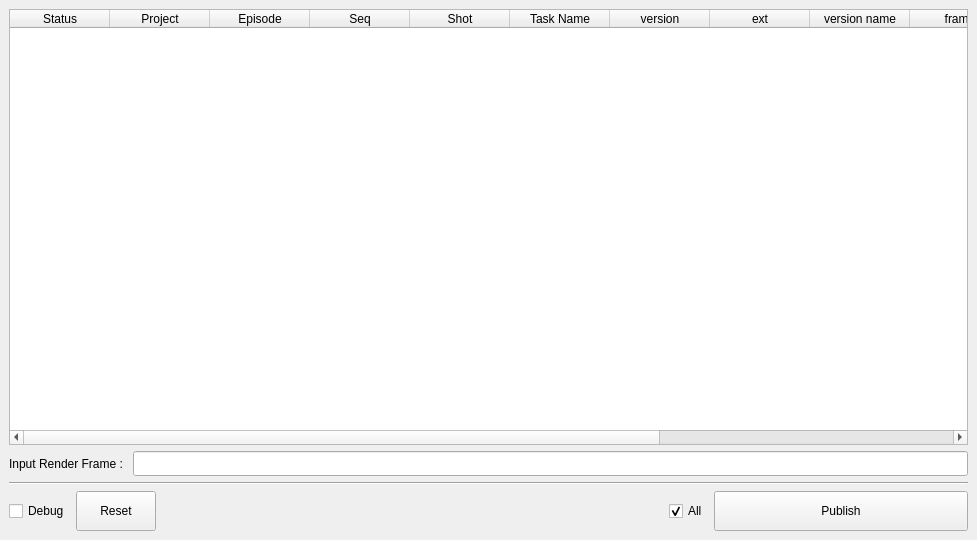
<?xml version="1.0" encoding="UTF-8"?>
<ui version="4.0">
 <class>MainWindow</class>
 <widget class="QMainWindow" name="MainWindow">
  <property name="geometry">
   <rect>
    <x>0</x>
    <y>0</y>
    <width>977</width>
    <height>540</height>
   </rect>
  </property>
  <property name="windowTitle">
   <string>PT Frame Publish Stand Alone</string>
  </property>
  <widget class="QWidget" name="centralwidget">
   <layout class="QGridLayout" name="gridLayout">
    <item row="0" column="0">
     <widget class="QTableWidget" name="shot_tableWidget">
      <property name="selectionBehavior">
       <enum>QAbstractItemView::SelectRows</enum>
      </property>
      <property name="horizontalScrollMode">
       <enum>QAbstractItemView::ScrollPerPixel</enum>
      </property>
      <property name="wordWrap">
       <bool>true</bool>
      </property>
      <column>
       <property name="text">
        <string>Status</string>
       </property>
      </column>
      <column>
       <property name="text">
        <string>Project</string>
       </property>
      </column>
      <column>
       <property name="text">
        <string>Episode</string>
       </property>
      </column>
      <column>
       <property name="text">
        <string>Seq</string>
       </property>
      </column>
      <column>
       <property name="text">
        <string>Shot</string>
       </property>
      </column>
      <column>
       <property name="text">
        <string>Task Name</string>
       </property>
      </column>
      <column>
       <property name="text">
        <string>version</string>
       </property>
      </column>
      <column>
       <property name="text">
        <string>ext</string>
       </property>
      </column>
      <column>
       <property name="text">
        <string>version name</string>
       </property>
      </column>
      <column>
       <property name="text">
        <string>frame</string>
       </property>
      </column>
      <column>
       <property name="text">
        <string>PT path</string>
       </property>
      </column>
      <column>
       <property name="text">
        <string>Path to Frame</string>
       </property>
      </column>
      <column>
       <property name="text">
        <string>Original Path</string>
       </property>
      </column>
      <column>
       <property name="text">
        <string/>
       </property>
      </column>
     </widget>
    </item>
    <item row="3" column="0">
     <layout class="QHBoxLayout" name="horizontalLayout_5" stretch="0,0,8,0,4">
      <item>
       <widget class="QCheckBox" name="chk_debugMode">
        <property name="text">
         <string>Debug</string>
        </property>
       </widget>
      </item>
      <item>
       <widget class="QPushButton" name="btn_reset">
        <property name="minimumSize">
         <size>
          <width>0</width>
          <height>40</height>
         </size>
        </property>
        <property name="text">
         <string>Reset</string>
        </property>
       </widget>
      </item>
      <item>
       <spacer name="horizontalSpacer">
        <property name="orientation">
         <enum>Qt::Horizontal</enum>
        </property>
        <property name="sizeHint" stdset="0">
         <size>
          <width>40</width>
          <height>20</height>
         </size>
        </property>
       </spacer>
      </item>
      <item>
       <widget class="QCheckBox" name="all_checkBox">
        <property name="text">
         <string>All</string>
        </property>
        <property name="checked">
         <bool>true</bool>
        </property>
       </widget>
      </item>
      <item>
       <widget class="QPushButton" name="publish_pushButton">
        <property name="minimumSize">
         <size>
          <width>120</width>
          <height>40</height>
         </size>
        </property>
        <property name="text">
         <string>Publish</string>
        </property>
       </widget>
      </item>
     </layout>
    </item>
    <item row="1" column="0">
     <layout class="QHBoxLayout" name="horizontalLayout_4">
      <item>
       <widget class="QLabel" name="label">
        <property name="text">
         <string>Input Render Frame : </string>
        </property>
       </widget>
      </item>
      <item>
       <widget class="QLineEdit" name="input_lineEdit">
        <property name="minimumSize">
         <size>
          <width>0</width>
          <height>25</height>
         </size>
        </property>
       </widget>
      </item>
     </layout>
    </item>
    <item row="2" column="0">
     <widget class="Line" name="line">
      <property name="orientation">
       <enum>Qt::Horizontal</enum>
      </property>
     </widget>
    </item>
   </layout>
  </widget>
  <widget class="QMenuBar" name="menubar">
   <property name="geometry">
    <rect>
     <x>0</x>
     <y>0</y>
     <width>977</width>
     <height>21</height>
    </rect>
   </property>
  </widget>
 </widget>
 <resources/>
 <connections/>
</ui>
